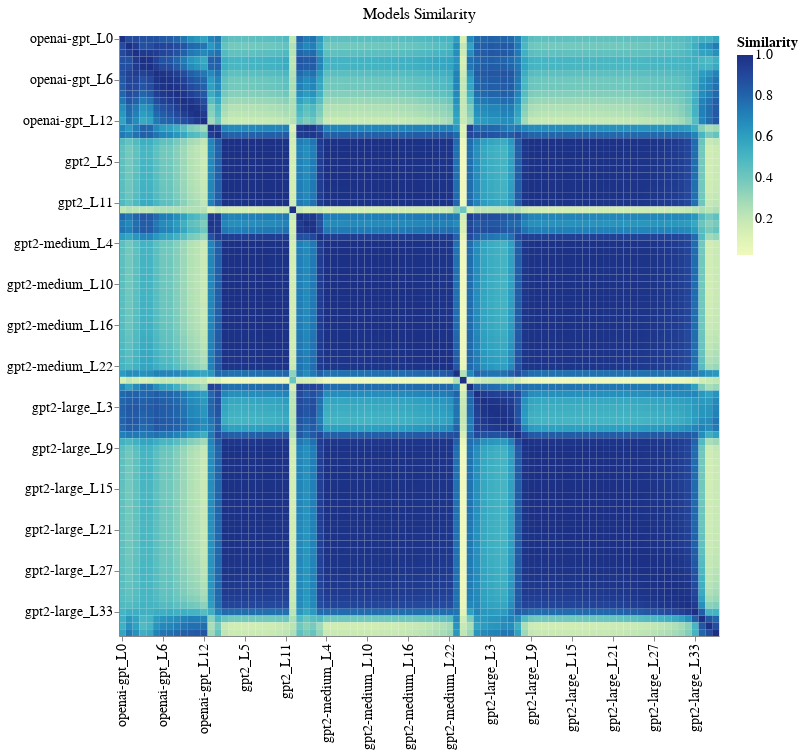

The notebook cell this image was saved under:
### Code cell
alt.data_transformers.disable_max_rows()
similarity_heatmaps({'Models Similarity': model_similarity}, 
                    {'Models Similarity': keys}, width=600, min_step=6
                   ).configure_axis(
    labelFontSize=14,
    titleFontSize=16
).configure_legend(
    labelFontSize=14,
    titleFontSize=14
).configure_title(
    fontSize=18
)

### Figure 1 — Vega-Lite specification as saved in the notebook (floating-point values rounded to 4 significant figures; data arrays with more than 128 entries replaced by an {"elided": "..."} marker saying what was removed)
{"config": {"view": {"continuousWidth": 400, "continuousHeight": 300}, "axis": {"labelFontSize": 14, "titleFontSize": 16}, "legend": {"labelFontSize": 14, "titleFontSize": 14}, "title": {"fontSize": 18}}, "data": {"name": "data-31e848f6c1277081335b0aafd29d709e"}, "facet": {"type": "nominal", "field": "key", "header": {"labelFontSize": 16}, "title": ""}, "spec": {"mark": "rect", "encoding": {"color": {"type": "quantitative", "field": "z", "title": "Similarity"}, "x": {"type": "nominal", "axis": {"values": ["openai-gpt_L0", "openai-gpt_L6", "openai-gpt_L12", "gpt2_L5", "gpt2_L11", "gpt2-medium_L4", "gpt2-medium_L10", "gpt2-medium_L16", "gpt2-medium_L22", "gpt2-large_L3", "gpt2-large_L9", "gpt2-large_L15", "gpt2-large_L21", "gpt2-large_L27", "gpt2-large_L33"]}, "field": "x", "sort": ["openai-gpt_L0", "openai-gpt_L1", "openai-gpt_L2", "openai-gpt_L3", "openai-gpt_L4", "openai-gpt_L5", "openai-gpt_L6", "openai-gpt_L7", "openai-gpt_L8", "openai-gpt_L9", "openai-gpt_L10", "openai-gpt_L11", "openai-gpt_L12", "gpt2_L0", "gpt2_L1", "gpt2_L2", "gpt2_L3", "gpt2_L4", "gpt2_L5", "gpt2_L6", "gpt2_L7", "gpt2_L8", "gpt2_L9", "gpt2_L10", "gpt2_L11", "gpt2_L12", "gpt2-medium_L0", "gpt2-medium_L1", "gpt2-medium_L2", "gpt2-medium_L3", "gpt2-medium_L4", "gpt2-medium_L5", "gpt2-medium_L6", "gpt2-medium_L7", "gpt2-medium_L8", "gpt2-medium_L9", "gpt2-medium_L10", "gpt2-medium_L11", "gpt2-medium_L12", "gpt2-medium_L13", "gpt2-medium_L14", "gpt2-medium_L15", "gpt2-medium_L16", "gpt2-medium_L17", "gpt2-medium_L18", "gpt2-medium_L19", "gpt2-medium_L20", "gpt2-medium_L21", "gpt2-medium_L22", "gpt2-medium_L23", "gpt2-medium_L24", "gpt2-large_L0", "gpt2-large_L1", "gpt2-large_L2", "gpt2-large_L3", "gpt2-large_L4", "gpt2-large_L5", "gpt2-large_L6", "gpt2-large_L7", "gpt2-large_L8", "gpt2-large_L9", "gpt2-large_L10", "gpt2-large_L11", "gpt2-large_L12", "gpt2-large_L13", "gpt2-large_L14", "gpt2-large_L15", "gpt2-large_L16", "gpt2-large_L17", "gpt2-large_L18", "gpt2-large_L19", "gpt2-large_L20", "gpt2-large_L21", "gpt2-large_L22", "gpt2-large_L23", "gpt2-large_L24", "gpt2-large_L25", "gpt2-large_L26", "gpt2-large_L27", "gpt2-large_L28", "gpt2-large_L29", "gpt2-large_L30", "gpt2-large_L31", "gpt2-large_L32", "gpt2-large_L33", "gpt2-large_L34", "gpt2-large_L35", "gpt2-large_L36"], "title": ""}, "y": {"type": "nominal", "axis": {"values": ["openai-gpt_L0", "openai-gpt_L6", "openai-gpt_L12", "gpt2_L5", "gpt2_L11", "gpt2-medium_L4", "gpt2-medium_L10", "gpt2-medium_L16", "gpt2-medium_L22", "gpt2-large_L3", "gpt2-large_L9", "gpt2-large_L15", "gpt2-large_L21", "gpt2-large_L27", "gpt2-large_L33"]}, "field": "y", "sort": ["openai-gpt_L0", "openai-gpt_L1", "openai-gpt_L2", "openai-gpt_L3", "openai-gpt_L4", "openai-gpt_L5", "openai-gpt_L6", "openai-gpt_L7", "openai-gpt_L8", "openai-gpt_L9", "openai-gpt_L10", "openai-gpt_L11", "openai-gpt_L12", "gpt2_L0", "gpt2_L1", "gpt2_L2", "gpt2_L3", "gpt2_L4", "gpt2_L5", "gpt2_L6", "gpt2_L7", "gpt2_L8", "gpt2_L9", "gpt2_L10", "gpt2_L11", "gpt2_L12", "gpt2-medium_L0", "gpt2-medium_L1", "gpt2-medium_L2", "gpt2-medium_L3", "gpt2-medium_L4", "gpt2-medium_L5", "gpt2-medium_L6", "gpt2-medium_L7", "gpt2-medium_L8", "gpt2-medium_L9", "gpt2-medium_L10", "gpt2-medium_L11", "gpt2-medium_L12", "gpt2-medium_L13", "gpt2-medium_L14", "gpt2-medium_L15", "gpt2-medium_L16", "gpt2-medium_L17", "gpt2-medium_L18", "gpt2-medium_L19", "gpt2-medium_L20", "gpt2-medium_L21", "gpt2-medium_L22", "gpt2-medium_L23", "gpt2-medium_L24", "gpt2-large_L0", "gpt2-large_L1", "gpt2-large_L2", "gpt2-large_L3", "gpt2-large_L4", "gpt2-large_L5", "gpt2-large_L6", "gpt2-large_L7", "gpt2-large_L8", "gpt2-large_L9", "gpt2-large_L10", "gpt2-large_L11", "gpt2-large_L12", "gpt2-large_L13", "gpt2-large_L14", "gpt2-large_L15", "gpt2-large_L16", "gpt2-large_L17", "gpt2-large_L18", "gpt2-large_L19", "gpt2-large_L20", "gpt2-large_L21", "gpt2-large_L22", "gpt2-large_L23", "gpt2-large_L24", "gpt2-large_L25", "gpt2-large_L26", "gpt2-large_L27", "gpt2-large_L28", "gpt2-large_L29", "gpt2-large_L30", "gpt2-large_L31", "gpt2-large_L32", "gpt2-large_L33", "gpt2-large_L34", "gpt2-large_L35", "gpt2-large_L36"], "title": ""}}, "height": 600, "width": 600}, "columns": 2, "resolve": {"scale": {"color": "independent", "x": "independent", "y": "independent"}}, "$schema": "https://vega.github.io/schema/vega-lite/v4.8.1.json", "datasets": {"data-31e848f6c1277081335b0aafd29d709e": {"elided": "7744 records"}}}
